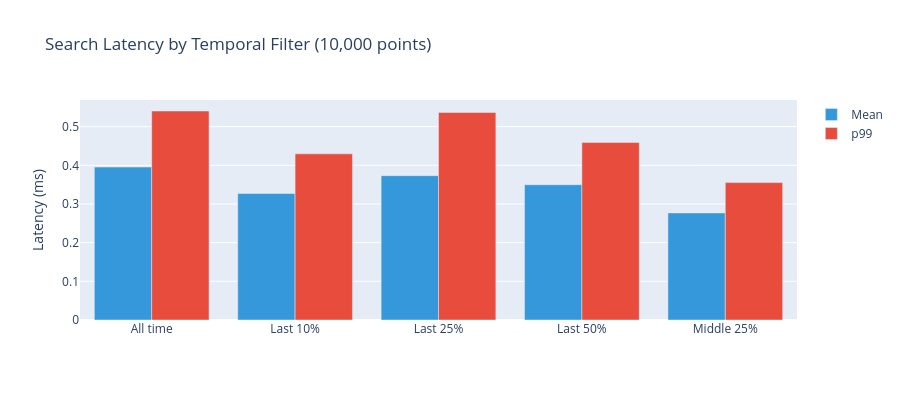

Notebook cell for this chart:
### Code cell
fig = go.Figure(data=[
    go.Bar(name='Mean', x=lat_df['filter'], y=lat_df['mean_ms'], marker_color='#3498db'),
    go.Bar(name='p99', x=lat_df['filter'], y=lat_df['p99_ms'], marker_color='#e74c3c'),
])
fig.update_layout(
    title=f'Search Latency by Temporal Filter ({N_BENCH:,} points)',
    yaxis_title='Latency (ms)', barmode='group', height=400,
)
fig.show()

### Figure 1 — Plotly figure (JSON) as saved in the notebook; plotly's stock layout.template omitted (floating-point values rounded to 4 significant figures)
{"data": [{"marker": {"color": "#3498db"}, "name": "Mean", "type": "bar", "x": ["All time", "Last 10%", "Last 25%", "Last 50%", "Middle 25%"], "y": [0.3954, 0.327, 0.3732, 0.3498, 0.2769]}, {"marker": {"color": "#e74c3c"}, "name": "p99", "type": "bar", "x": ["All time", "Last 10%", "Last 25%", "Last 50%", "Middle 25%"], "y": [0.5404, 0.4296, 0.5367, 0.459, 0.3552]}], "layout": {"barmode": "group", "height": 400, "title": {"text": "Search Latency by Temporal Filter (10,000 points)"}, "yaxis": {"title": {"text": "Latency (ms)"}}}}
